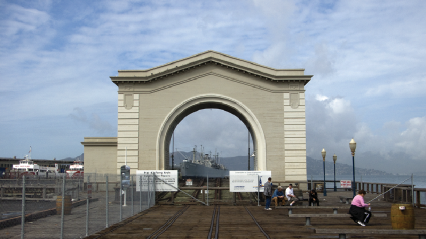
#> input picture Python/image.png, 426 x 239 px
$ python energia.py
#> lines starting #> are read from the running program, lines starting #| are printed output that depends on the picture
#> further down, image is the input picture: shape (239, 426, 4); mean R, G, B, A 138.9, 147.7, 157.3, 255
from skimage import io
from skimage.color import rgb2gray
from skimage.filters.rank import entropy, gradient
from skimage.morphology import disk
import numpy as np
import matplotlib.pyplot as plt
import sys

#-------------------------------------------------------
def get(y, x, t):
    m = len(t) #rows
    n = len(t[0]) #cols
    if x < 0 or x >= n: return sys.maxsize
    if y < 0 or y >= m: return sys.maxsize
    return t[y][x]
#-------------------------------------------------------
## Transform the image to gray
## Calculate the entropy or gradient
## Get the path with less energy
## Return the energy as an integer, and the
## path with less energy as a list of (x,y)
#-------------------------------------------------------
def energy(img):
    # filas = m, columnas = n
    m, n = img.shape

    ## ESTO ES LO QUE DEBE IMPLEMENTAR
    ## ESTE SIMPLEMENTE ELIMINA LA PRIMERA COLUMNA

    e = 0
    ans = [(j,0) for j in range(m)]

    return e, ans

#-------------------------------------------------------
def togray(image):
    image_bw = rgb2gray(image)
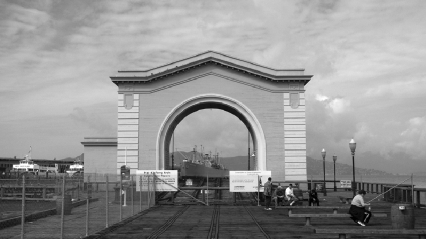
#> image_bw: shape (239, 426) float64; min 0.00673, max 1, mean 0.575
    # using the entropy
    #image_e = entropy(image_bw,disk(1))
    #return energy(image_e)

    # using gradient
    image_g = gradient(image_bw,disk(1))
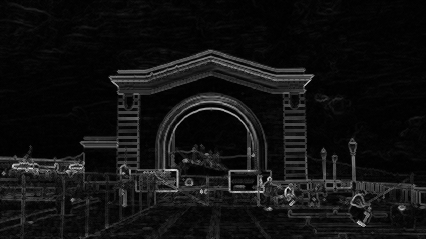
#> image_g: shape (239, 426); min 0, max 227, mean 17.4
    return image_g

## Remove one pixel per row... the one
## in the path min energy
#-------------------------------------------------------
def remove(image, pixels):
    ## Debe remover el camino con menor energia
    ans = image

    return ans
#-------------------------------------------------------
if __name__=='__main__':
    import sys

    image = io.imread('image.png')
    img_gray = togray(image)
    # [5 lines of commented-out code are left out]

    percent = 0.5

    m,n,_ = image.shape
#> m = 239; n = 426
    new_n = int(n * percent)
#> new_n = 213

    img = image
    ims = []
    for i in range(n-new_n):
        print("Iteracion numero {}/{}".format(i+1, n-new_n))
        img_gray = togray(img)
        e, p = energy(img_gray)
        img_new = remove(img, p)

        img = img_new

    plt.figure()
    plt.imshow(image) # imagen original
    plt.figure()
    plt.imshow(img) # imagen escalada
    plt.show()
#-------------------------------------------------------
